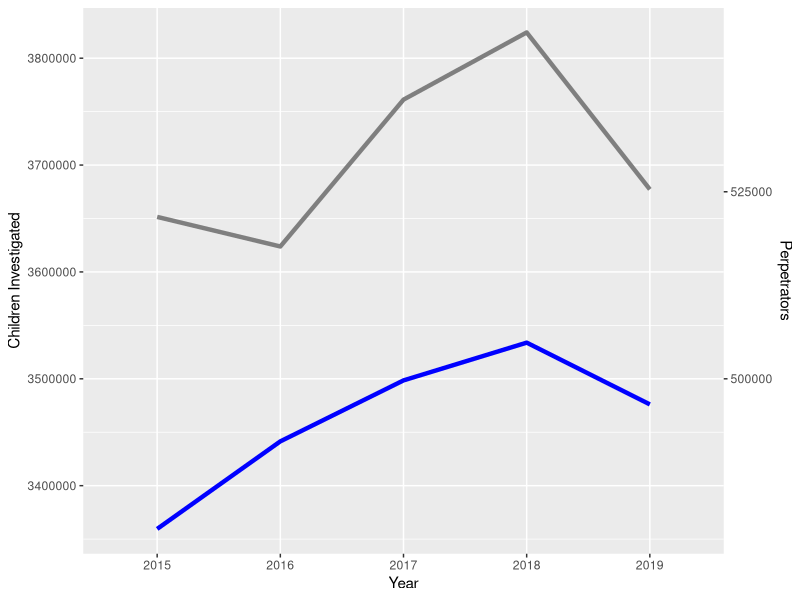

Generate this figure with R:
#library things
library(tidyverse)
library(ggplot2)
library(dplyr)
library(stringr)

investdata <- read.csv("../data/childinvestigation.csv")
perpsdata <- read.csv("../data/perps.csv")

chart3data <- merge(investdata, perpsdata, by = "State")

chart3 <- ggplot(chart3data, aes(x = State, group = 1)) +
  geom_line(aes(x = State, y = National.x, colour = "National.x"),
            col = "blue", size = 1.5) +
  geom_line(aes(x = State, y = National.y * 7, colour = "National.y"),
            size = 1.5) +
  scale_y_continuous(sec.axis = sec_axis(~. / 7, name = "Perpetrators"),
                     labs(y = "Children Investigated")) +
  scale_color_manual(name = "Legend", values =
                       c("Children Investigated" = "blue", "Number of Perpetrators" = "darkgrey")) +
  labs(x = "Year")
